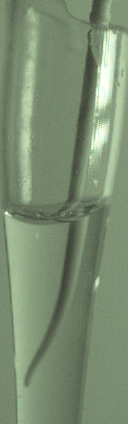
#> input picture frames/demo/Test 03 L3 NAOCL 22000 fpstif_0000.tif, 128 x 424 px, found by its file name
$ python image_masking.py
#> lines starting #> are read from the running program, lines starting #| are printed output that depends on the picture; after the words box and inside, x2 and y2 are one past the last pixel; in counts of white or black regions, pixels touching at a corner belong together
### utils.py
import os
import shutil
from glob import glob
from typing import Tuple

import cv2


# [42 lines left out: functions getpair, file_naming, copyfile, not called in this run]


class Sketcher:
	def __init__(self, windowname, dests, colors_func):
		self.prev_pt = None
		self.windowname = windowname
		self.dests = dests
		self.colors_func = colors_func
		self.dirty = False
		self.show()
		cv2.setMouseCallback(self.windowname, self.on_mouse)

	def show(self):
		cv2.imshow(self.windowname, self.dests[0])

	# [13 lines left out: function on_mouse, not called in this run]


# [6 lines that do not run on import are left out]

### image_masking.py
#!/usr/bin/env python

'''
Welcome to the Image Masking Program!

This program allows users to highlight a specific
object within an image by masking it.

Usage:
  image_masking.py [<image>]

Keys:
  r     - mask the image
  SPACE - reset the inpainting mask
  ESC   - exit
'''

# Python 2/3 compatibility
from __future__ import print_function

import cv2  # Import the OpenCV library
import numpy as np  # Import Numpy library
import matplotlib.pyplot as plt  # Import matplotlib functionality
import sys  # Enables the passing of arguments
from utils import Sketcher

# Project: Image Masking Using OpenCV
# Author: Addison Sears-Collins
# Date created: 9/18/2019
# Python version: 3.7
# Description: This program allows users to highlight a specific
# object within an image by masking it.

# Define the file name of the image
INPUT_IMAGE = "Test 03 L3 NAOCL 22000 fpstif_0000.tif"
IMAGE_NAME = INPUT_IMAGE[:INPUT_IMAGE.index(".")]
OUTPUT_IMAGE = IMAGE_NAME + "_output.jpg"
TABLE_IMAGE = IMAGE_NAME + "_table.jpg"


def main():
	"""
	Main method of the program.
	"""
	# Pull system arguments
	try:
		fn = sys.argv[1]
	except:
		fn = INPUT_IMAGE

	# Load the image and store into a variable
	image = cv2.imread(cv2.samples.findFile(fn))
#> image is the input picture: shape (424, 128, 3); mean B, G, R 114.1, 141.5, 123.4

	if image is None:
		print('Failed to load image file:', fn)
		sys.exit(1)

	# Create an image for sketching the mask
	image_mark = image.copy()
	sketch = Sketcher('Image', [image_mark], lambda: ((255, 255, 255), 255))
#> in __init__, `self.dests = dests`: self.dests = 1 item

	# Sketch a mask
	while True:
		ch = cv2.waitKey()
#> (key Esc is pressed here)
		if ch == 27:  # ESC - exit
			break
		if ch == ord('r'):  # r - mask the image
			break
		if ch == ord(' '):  # SPACE - reset the inpainting mask
			image_mark[:] = image
			sketch.show()

	# define range of white color in HSV
	lower_white = np.array([0, 0, 255])
	upper_white = np.array([255, 255, 255])

	# Create the mask
	mask = cv2.inRange(image_mark, lower_white, upper_white)
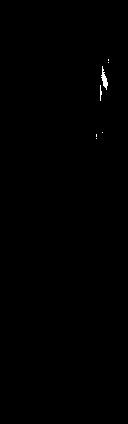
#> mask: shape (424, 128); 0.19% white; 7 white regions (5 under 20 px), largest, box (x1, y1, x2, y2) and area: (101, 66, 108, 90) 75, (100, 85, 102, 101) 20

	# Create the inverted mask
	mask_inv = cv2.bitwise_not(mask)

	# Convert to grayscale image
	gray = cv2.cvtColor(image, cv2.COLOR_BGR2GRAY)
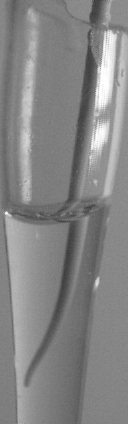
#> gray: shape (424, 128); min 58, max 255, mean 133

	# Extract the dimensions of the original image
	rows, cols, channels = image.shape
#> rows = 424; cols = 128; channels = 3
	image = image[0:rows, 0:cols]

	# Bitwise-OR mask and original image
	colored_portion = cv2.bitwise_or(image, image, mask=mask)
	colored_portion = colored_portion[0:rows, 0:cols]

	# Bitwise-OR inverse mask and grayscale image
	gray_portion = cv2.bitwise_or(gray, gray, mask=mask_inv)
	gray_portion = np.stack((gray_portion,) * 3, axis=-1)
#> gray_portion: shape (424, 128, 3)

	# Combine the two images
	output = colored_portion + gray_portion

	# Save the image
	cv2.imwrite(OUTPUT_IMAGE, output)

	# Create a table showing input image, mask, and output
	mask = np.stack((mask,) * 3, axis=-1)
	table_of_images = np.concatenate((image, mask, output), axis=1)
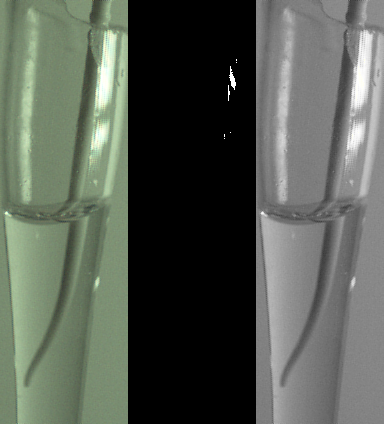
#> table_of_images: shape (424, 384, 3); mean B, G, R 82.5, 91.7, 85.6
	cv2.imwrite(TABLE_IMAGE, table_of_images)

	# [5 lines of commented-out code are left out]
	cv2.imshow('Table of Images', table_of_images)
	cv2.waitKey(0)  # Wait for a keyboard event


if __name__ == '__main__':
	print(__doc__)
	main()
	cv2.destroyAllWindows()

$ run again, with frames/demo/Test 03 L3 NAOCL 22000 fpstif_13125.tif copied over frames/demo/Test 03 L3 NAOCL 22000 fpstif_0000.tif
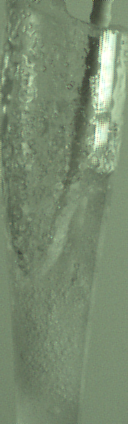
#> input picture frames/demo/Test 03 L3 NAOCL 22000 fpstif_13125.tif, 128 x 424 px, found by its file name
#> in main, image is the input picture: shape (424, 128, 3); mean B, G, R 112.3, 139.1, 121.4
#> self.dests = 1 item
#> mask_inv: shape (424, 128); 99.8% white; black in thin lines or dots, all inside (x1, y1, x2, y2) = (96, 49, 110, 137)
#> in main, `gray = cv2.cvtColor(image, cv2.COLOR_BGR2GRAY)`:
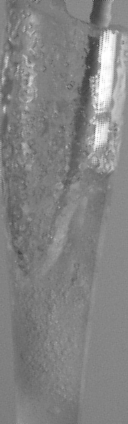
#> gray: shape (424, 128); min 59, max 255, mean 130.7
#> in main, `table_of_images = np.concatenate((image, mask, output), axis=1)`:
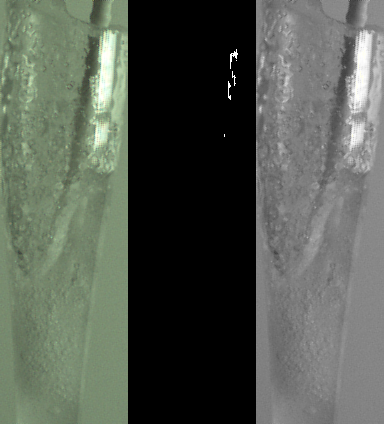
#> table_of_images: shape (424, 384, 3); mean B, G, R 81.2, 90.1, 84.2
